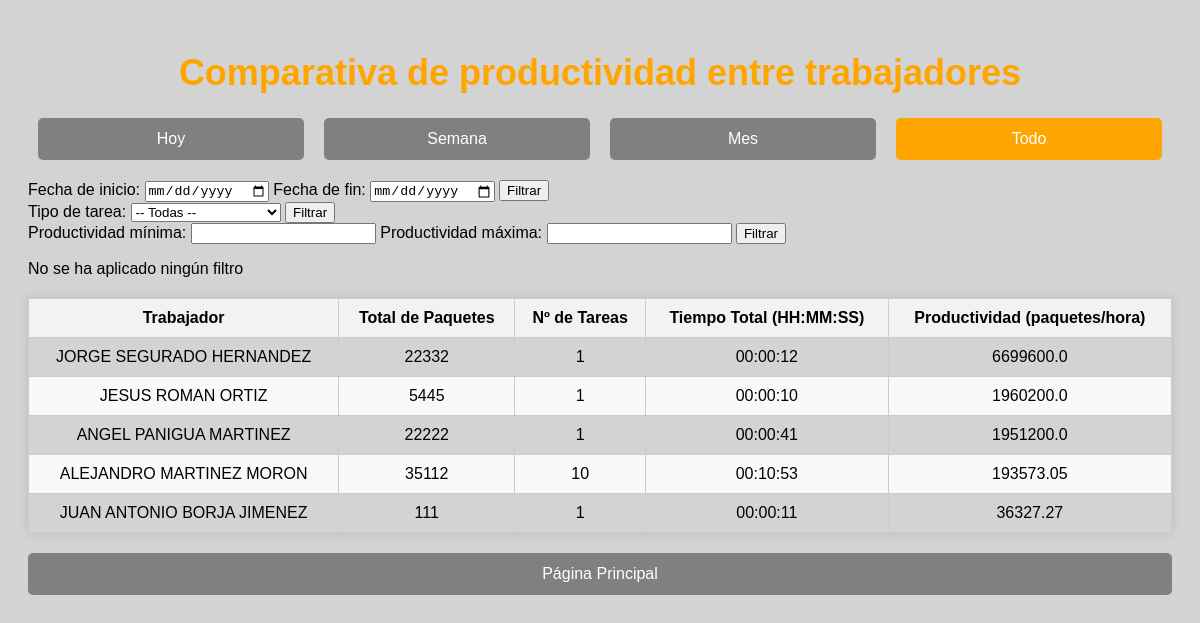
Screenshot of /estadisticas/comparativa/ with the database file from the repository.
### pda/models.py (models this page shows, shortened)
class Trabajador(models.Model):
    nombre=models.TextField(null=True,blank=True)
    apellidos=models.TextField(null=True,blank=True)

### pda/views.py (the view, shortened to what this page needs)
# urls.py: path('estadisticas/comparativa/',comparativa_productividad, name='comparativa_productividad'),
def comparativa_productividad(request):
    tareas_disponibles = TipoTarea.objects.all()
    periodo = request.GET.get('periodo')
    hoy = date.today()
    tareas = Patio.objects.all()
    fecha_inicio_str = request.GET.get('fecha_inicio')
    fecha_fin_str = request.GET.get('fecha_fin')
    tarea_id = request.GET.get('tarea')
    if tarea_id:
        tareas = tareas.filter(idTipTarea=tarea_id)
    estadisticas_por_trabajador = defaultdict(lambda: {
        'cantidad': 0,
        'tiempo_total': 0,
        'num_tareas': 0,
        'productividad': 0,
        'nombre': '',
        'apellidos': '',
    })
    for tarea in tareas:
        if tarea.horaInicio and tarea.horaFin:
            hora_inicio = datetime.combine(tarea.fecha, tarea.horaInicio)
            hora_fin = datetime.combine(tarea.fecha, tarea.horaFin)
            tiempo_segundos = (hora_fin - hora_inicio).total_seconds()
            print('tipo horaInicio,:',type(tarea.horaInicio))
            print('tipo horaFin: ',type(tarea.horaFin))
            for operador_id in [tarea.idOper1, tarea.idOper2]:
                if operador_id:
                    try:
                        trabajador_obj = Trabajador.objects.get(id=operador_id)
                        stats = estadisticas_por_trabajador[operador_id]
                        stats['nombre'] = trabajador_obj.nombre
                        stats['apellidos'] = trabajador_obj.apellidos
                        stats['cantidad'] += tarea.cantidad or 0
                        stats['tiempo_total'] += tiempo_segundos
                        stats['num_tareas'] += 1
                    except Trabajador.DoesNotExist:
                        stats = estadisticas_por_trabajador[operador_id]
                        stats['nombre'] = f'Operador ID {operador_id} no encontrado'
    for stats in estadisticas_por_trabajador.values():
        if stats['tiempo_total'] > 0:
           stats['productividad'] = round(stats['cantidad'] / (stats['tiempo_total'] / 3600), 2)
           horas= int(stats['tiempo_total'] // 3600)
           minutos= int((stats['tiempo_total'] % 3600) // 60)
           segundos=int(stats['tiempo_total'] % 60)
           stats['tiempo_total_formateado']=f'{horas:02d}:{minutos:02d}:{segundos:02d}'
        else:
            stats['tiempo_total_formateado']= '00:00:00'
    trabajadores_ordenados = sorted(estadisticas_por_trabajador.items(), key=lambda x: x[1]['productividad'], reverse=True)
    min_prod = request.GET.get('min_prod')
    max_prod = request.GET.get('max_prod')
    if min_prod:
        trabajadores_ordenados=[t for t in trabajadores_ordenados if t[1]['productividad'] >= float(min_prod)]
    if max_prod:
        trabajadores_ordenados=[t for t in trabajadores_ordenados if t[1]['productividad'] <= float(max_prod)]
    return render(request, 'comparativa_productividad.html', {
        'trabajadores': trabajadores_ordenados,
        'periodo': periodo,
        'tareas_disponibles': tareas_disponibles
    })

### templates/comparativa_productividad.html (shortened to what this page needs)
<!DOCTYPE html>
<html lang="es">
<head>
</head>
<body>
    <h1>Comparativa de productividad entre trabajadores</h1>
    <div class="filter-buttons">
        <a href="?periodo=dia" class="{% if periodo == 'dia' %}active{% endif %}">Hoy</a>
        <a href="?periodo=semana" class="{% if periodo == 'semana' %}active{% endif %}">Semana</a>
        <a href="?periodo=mes" class="{% if periodo == 'mes' %}active{% endif %}">Mes</a>
        <a href="?periodo=todo" class="{% if periodo == 'todo' or not periodo %}active{% endif %}">Todo</a>
    </div>
    <form method="get">
        <label for="fecha_inicio">Fecha de inicio:</label>
        <input type="date" name="fecha_inicio" id="fecha_inicio" value="{{ request.GET.fecha_inicio }}">
        <label for="fecha_fin">Fecha de fin:</label>
        <input type="date" name="fecha_fin" id="fecha_fin" value="{{ request.GET.fecha_fin }}">
        <button type="submit">Filtrar</button>
    </form>
    <form method="get">
    <label for="tarea">Tipo de tarea:</label>
    <select name="tarea" id="tarea">
        <option value="">-- Todas --</option>
    </select>
    <button type="submit">Filtrar</button>
    </form>
    <form method="get">
        <label for="min_prod">Productividad mínima:</label>
        <input type="number" step="0.01" id="min_prod" name="min_prod" value="{{ request.GET.min_prod }}"/>
        <label for="max_prod">Productividad máxima:</label>
        <input type="number"   step="0.01" id="max_prod" name="max_prod" value="{{request.GET.max_prod}}"/>
        <button type="submit">Filtrar</button>
    </form>
   {% if request.GET.fecha_inicio or request.GET.fecha_fin or request.GET.tarea or request.GET.min_prod or request.GET.max_prod %}
    <p>Filtros aplicados:</p>
    <ul>
        {% if request.GET.fecha_inicio and request.GET.fecha_fin %}
            <li>Fechas entre {{request.GET.fecha_inicio}} y {{ request.GET.fecha_fin}}</li>
        {% elif request.GET.fecha_inicio %}
            <li>Desde fecha: {{request.GET.fecha_inicio}}</li>
        {% elif request.GET.fecha_fin %}
            <li>Hasta fecha: {{request.GET.fecha_fin}}</li>
        {% endif %}
        {% if request.GET.tarea %}
            <li>Tipo de tarea: {{request.GET.tarea}}</li>
        {% endif %}
        {% if request.GET.min_prod %}
            <li>Productividad minima: {{request.GET.min_prod}}
        {% endif %}
        {% if request.GET.max_prod %}
            <li>Productividad maxima: {{request.GET.max_prod}}</li>
        {% endif %}
    </ul>
    {%  else %}
    <p>No se ha aplicado ningún filtro</p>
    {% endif %}
    <table>
        <thead>
            <tr>
                <th>Trabajador</th>
                <th>Total de Paquetes</th>
                <th>Nº de Tareas</th>
                <th>Tiempo Total (HH:MM:SS)</th>
                <th>Productividad (paquetes/hora)</th>
            </tr>
        </thead>
        <tbody>
            {% for trabajador_id, stats in trabajadores %}
                <tr>
                <td>
                    {{ stats.nombre }}
                    {% if stats.apellidos %}
                        {{ stats.apellidos }}
                    {% else %}
                        (Sin apellidos)
                    {% endif %}
                </td>
                    <td>{{ stats.cantidad }}</td>
                    <td>{{ stats.num_tareas }}</td>
                    <td>{{ stats.tiempo_total_formateado }}</td>
                    <td>{{ stats.productividad }}</td>
                </tr>
            {% empty %}
                <tr><td colspan="5">No hay tareas para mostrar en este período.</td></tr>
            {% endfor %}
        </tbody>
    </table>
    <a href="/paginaInicial/" class="btn">Página Principal</a>
</body>
</html>

### templates/comparativa_productividad.html (style rules this page uses)
body { background-color: lightgrey; font-family: Arial, sans-serif; padding: 20px; }
a { text-decoration: none; color: white; display: block; background-color: grey; padding: 14px 20px; text-align: center; margin-top: 15px; width: 100%; box-sizing: border-box; }
h1 { text-align: center; color: orange; font-size: 36px; }
.filter-buttons { display: flex; justify-content: center; margin-bottom: 20px; }
.filter-buttons a { text-decoration: none; color: white; background-color: grey; padding: 12px 20px; margin: 0 10px; text-align: center; border-radius: 5px; }
.filter-buttons a:hover, .filter-buttons a.active { background-color: orange; }
table { width: 100%; border-collapse: collapse; margin-top: 20px; box-shadow: 0 0 10px rgba(0, 0, 0, 0.1); }
th, td { padding: 10px; text-align: center; border: 1px solid #ccc; }
th { background-color: #f2f2f2; font-weight: bold; }
tr:nth-child(even) { background-color: #f9f9f9; }
.btn { display: inline-block; text-decoration: none; color: white; background-color: grey; padding: 12px 20px; text-align: center; margin-top: 20px; border-radius: 5px; }

### rows the page displays
Trabajador: nombre "JORGE", apellidos "SEGURADO HERNANDEZ"
Trabajador: nombre "JESUS", apellidos "ROMAN ORTIZ"
Trabajador: nombre "ANGEL", apellidos "PANIGUA MARTINEZ"
Trabajador: nombre "ALEJANDRO", apellidos "MARTINEZ MORON"
Trabajador: nombre "JUAN ANTONIO", apellidos "BORJA JIMENEZ"

### other values shown
{{ stats.cantidad }} "22332" "5445" "22222" "35112" "111"
{{ stats.num_tareas }} "1" "1" "1" "10" "1"
{{ stats.tiempo_total_formateado }} "00:00:12" "00:00:10" "00:00:41" "00:10:53" "00:00:11"
{{ stats.productividad }} "6699600.0" "1960200.0" "1951200.0" "193573.05" "36327.27"
